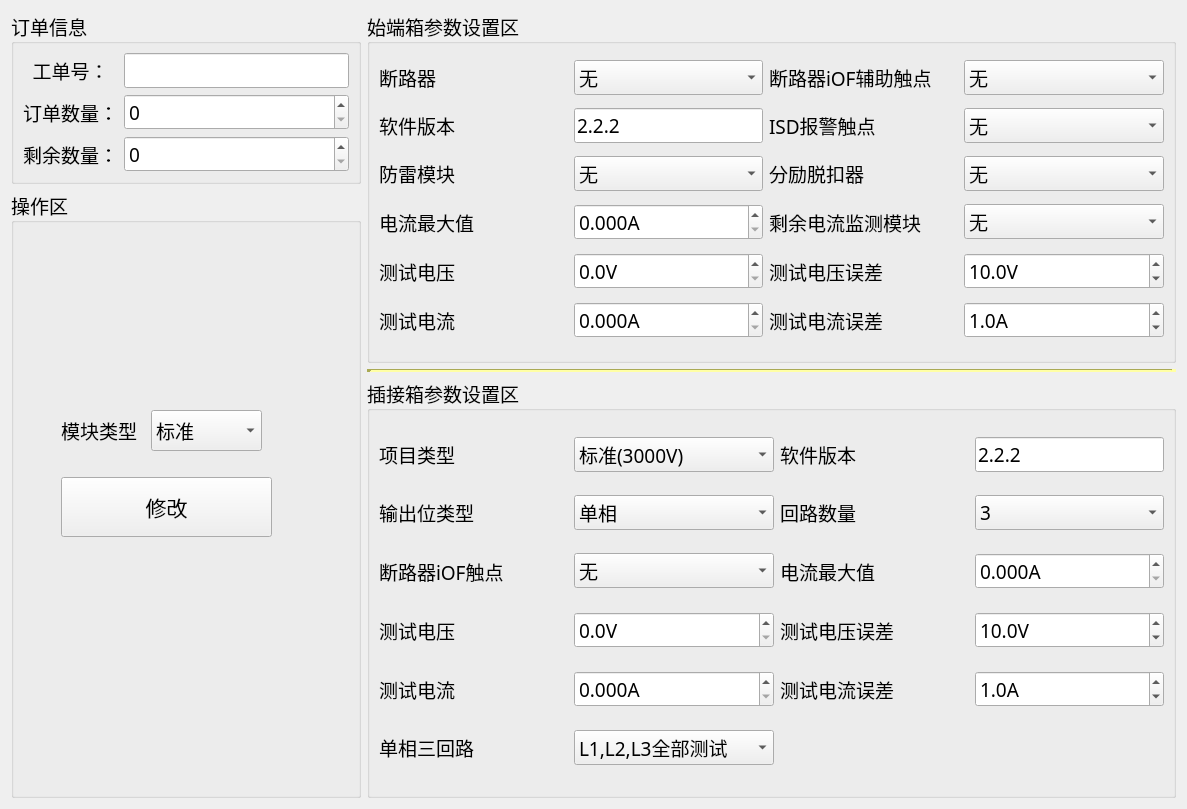
<?xml version="1.0" encoding="UTF-8"?>
<ui version="4.0">
 <class>Setting</class>
 <widget class="QWidget" name="Setting">
  <property name="geometry">
   <rect>
    <x>0</x>
    <y>0</y>
    <width>1187</width>
    <height>809</height>
   </rect>
  </property>
  <property name="windowTitle">
   <string>Form</string>
  </property>
  <layout class="QGridLayout" name="gridLayout_2">
   <item row="1" column="0" rowspan="3">
    <widget class="QGroupBox" name="groupBox">
     <property name="enabled">
      <bool>true</bool>
     </property>
     <property name="minimumSize">
      <size>
       <width>0</width>
       <height>0</height>
      </size>
     </property>
     <property name="maximumSize">
      <size>
       <width>350</width>
       <height>16777215</height>
      </size>
     </property>
     <property name="font">
      <font>
       <family>微软雅黑</family>
       <pointsize>14</pointsize>
      </font>
     </property>
     <property name="title">
      <string>操作区</string>
     </property>
     <widget class="QPushButton" name="setBtn">
      <property name="geometry">
       <rect>
        <x>50</x>
        <y>287</y>
        <width>211</width>
        <height>60</height>
       </rect>
      </property>
      <property name="minimumSize">
       <size>
        <width>0</width>
        <height>0</height>
       </size>
      </property>
      <property name="maximumSize">
       <size>
        <width>250</width>
        <height>60</height>
       </size>
      </property>
      <property name="font">
       <font>
        <family>微软雅黑</family>
        <pointsize>16</pointsize>
       </font>
      </property>
      <property name="text">
       <string>修改</string>
      </property>
     </widget>
     <widget class="QLabel" name="label_17">
      <property name="geometry">
       <rect>
        <x>50</x>
        <y>220</y>
        <width>91</width>
        <height>41</height>
       </rect>
      </property>
      <property name="text">
       <string>模块类型</string>
      </property>
     </widget>
     <widget class="QComboBox" name="moduleBox">
      <property name="geometry">
       <rect>
        <x>140</x>
        <y>220</y>
        <width>111</width>
        <height>41</height>
       </rect>
      </property>
      <item>
       <property name="text">
        <string>标准</string>
       </property>
      </item>
      <item>
       <property name="text">
        <string>定制</string>
       </property>
      </item>
     </widget>
    </widget>
   </item>
   <item row="0" column="0">
    <widget class="QGroupBox" name="groupBox4">
     <property name="maximumSize">
      <size>
       <width>350</width>
       <height>16777215</height>
      </size>
     </property>
     <property name="font">
      <font>
       <family>微软雅黑</family>
       <pointsize>14</pointsize>
      </font>
     </property>
     <property name="title">
      <string>订单信息</string>
     </property>
     <layout class="QGridLayout" name="gridLayout_4">
      <item row="1" column="1">
       <widget class="QSpinBox" name="orderBox">
        <property name="maximum">
         <number>10000</number>
        </property>
       </widget>
      </item>
      <item row="2" column="0">
       <widget class="QLabel" name="label_12">
        <property name="text">
         <string>剩余数量：</string>
        </property>
       </widget>
      </item>
      <item row="0" column="1">
       <widget class="QLineEdit" name="userEdit"/>
      </item>
      <item row="2" column="1">
       <widget class="QSpinBox" name="cntSpin">
        <property name="maximum">
         <number>99999</number>
        </property>
       </widget>
      </item>
      <item row="1" column="0">
       <widget class="QLabel" name="label_23">
        <property name="text">
         <string>订单数量：</string>
        </property>
       </widget>
      </item>
      <item row="0" column="0">
       <widget class="QLabel" name="label_7">
        <property name="text">
         <string>工单号：</string>
        </property>
        <property name="alignment">
         <set>Qt::AlignCenter</set>
        </property>
       </widget>
      </item>
     </layout>
    </widget>
   </item>
   <item row="0" column="1" rowspan="2">
    <widget class="QGroupBox" name="groupBox2">
     <property name="font">
      <font>
       <family>微软雅黑</family>
       <pointsize>14</pointsize>
      </font>
     </property>
     <property name="title">
      <string>始端箱参数设置区</string>
     </property>
     <layout class="QGridLayout" name="gridLayout">
      <item row="1" column="2">
       <widget class="QLabel" name="label_9">
        <property name="text">
         <string>ISD报警触点</string>
        </property>
        <property name="alignment">
         <set>Qt::AlignLeading|Qt::AlignLeft|Qt::AlignVCenter</set>
        </property>
       </widget>
      </item>
      <item row="8" column="3">
       <widget class="QDoubleSpinBox" name="ip_volErrSpin">
        <property name="suffix">
         <string>V</string>
        </property>
        <property name="decimals">
         <number>1</number>
        </property>
        <property name="maximum">
         <double>100.000000000000000</double>
        </property>
        <property name="singleStep">
         <double>0.500000000000000</double>
        </property>
        <property name="value">
         <double>10.000000000000000</double>
        </property>
       </widget>
      </item>
      <item row="1" column="0">
       <widget class="QLabel" name="label_28">
        <property name="text">
         <string>软件版本</string>
        </property>
        <property name="alignment">
         <set>Qt::AlignLeading|Qt::AlignLeft|Qt::AlignVCenter</set>
        </property>
       </widget>
      </item>
      <item row="11" column="3">
       <widget class="QDoubleSpinBox" name="ip_curErrSpin">
        <property name="suffix">
         <string>A</string>
        </property>
        <property name="decimals">
         <number>1</number>
        </property>
        <property name="maximum">
         <double>10.000000000000000</double>
        </property>
        <property name="singleStep">
         <double>0.100000000000000</double>
        </property>
        <property name="value">
         <double>1.000000000000000</double>
        </property>
       </widget>
      </item>
      <item row="3" column="2">
       <widget class="QLabel" name="label_13">
        <property name="sizePolicy">
         <sizepolicy hsizetype="Preferred" vsizetype="Preferred">
          <horstretch>0</horstretch>
          <verstretch>0</verstretch>
         </sizepolicy>
        </property>
        <property name="text">
         <string>分励脱扣器</string>
        </property>
        <property name="alignment">
         <set>Qt::AlignLeading|Qt::AlignLeft|Qt::AlignVCenter</set>
        </property>
       </widget>
      </item>
      <item row="11" column="1">
       <widget class="QDoubleSpinBox" name="ip_curSpin">
        <property name="suffix">
         <string>A</string>
        </property>
        <property name="decimals">
         <number>3</number>
        </property>
        <property name="maximum">
         <double>1000.000000000000000</double>
        </property>
        <property name="singleStep">
         <double>0.100000000000000</double>
        </property>
       </widget>
      </item>
      <item row="5" column="2">
       <widget class="QLabel" name="label_2">
        <property name="text">
         <string>剩余电流监测模块</string>
        </property>
        <property name="alignment">
         <set>Qt::AlignLeading|Qt::AlignLeft|Qt::AlignVCenter</set>
        </property>
       </widget>
      </item>
      <item row="11" column="0">
       <widget class="QLabel" name="label_18">
        <property name="text">
         <string>测试电流</string>
        </property>
        <property name="alignment">
         <set>Qt::AlignLeading|Qt::AlignLeft|Qt::AlignVCenter</set>
        </property>
       </widget>
      </item>
      <item row="3" column="1">
       <widget class="QComboBox" name="lightningBox">
        <property name="minimumSize">
         <size>
          <width>120</width>
          <height>30</height>
         </size>
        </property>
        <item>
         <property name="text">
          <string>无</string>
         </property>
        </item>
        <item>
         <property name="text">
          <string>配有</string>
         </property>
        </item>
       </widget>
      </item>
      <item row="5" column="3">
       <widget class="QComboBox" name="residualBox">
        <item>
         <property name="text">
          <string>无</string>
         </property>
        </item>
        <item>
         <property name="text">
          <string>有</string>
         </property>
        </item>
       </widget>
      </item>
      <item row="3" column="3">
       <widget class="QComboBox" name="shuntBox">
        <property name="minimumSize">
         <size>
          <width>200</width>
          <height>30</height>
         </size>
        </property>
        <item>
         <property name="text">
          <string>无</string>
         </property>
        </item>
        <item>
         <property name="text">
          <string>配有</string>
         </property>
        </item>
       </widget>
      </item>
      <item row="8" column="1">
       <widget class="QDoubleSpinBox" name="ip_volSpin">
        <property name="suffix">
         <string>V</string>
        </property>
        <property name="decimals">
         <number>1</number>
        </property>
        <property name="maximum">
         <double>500.000000000000000</double>
        </property>
        <property name="singleStep">
         <double>0.100000000000000</double>
        </property>
       </widget>
      </item>
      <item row="8" column="2">
       <widget class="QLabel" name="label_15">
        <property name="text">
         <string>测试电压误差</string>
        </property>
        <property name="alignment">
         <set>Qt::AlignLeading|Qt::AlignLeft|Qt::AlignVCenter</set>
        </property>
       </widget>
      </item>
      <item row="5" column="0">
       <widget class="QLabel" name="label_25">
        <property name="text">
         <string>电流最大值</string>
        </property>
        <property name="alignment">
         <set>Qt::AlignLeading|Qt::AlignLeft|Qt::AlignVCenter</set>
        </property>
       </widget>
      </item>
      <item row="5" column="1">
       <widget class="QDoubleSpinBox" name="ip_curMaxSpin">
        <property name="suffix">
         <string>A</string>
        </property>
        <property name="decimals">
         <number>3</number>
        </property>
        <property name="maximum">
         <double>1000.000000000000000</double>
        </property>
        <property name="singleStep">
         <double>0.010000000000000</double>
        </property>
       </widget>
      </item>
      <item row="8" column="0">
       <widget class="QLabel" name="label_19">
        <property name="text">
         <string>测试电压</string>
        </property>
        <property name="alignment">
         <set>Qt::AlignLeading|Qt::AlignLeft|Qt::AlignVCenter</set>
        </property>
       </widget>
      </item>
      <item row="1" column="3">
       <widget class="QComboBox" name="ISDBox">
        <property name="minimumSize">
         <size>
          <width>120</width>
          <height>30</height>
         </size>
        </property>
        <item>
         <property name="text">
          <string>无</string>
         </property>
        </item>
        <item>
         <property name="text">
          <string>配有</string>
         </property>
        </item>
       </widget>
      </item>
      <item row="1" column="1">
       <widget class="QLineEdit" name="ip_versionEdit">
        <property name="sizePolicy">
         <sizepolicy hsizetype="Preferred" vsizetype="Fixed">
          <horstretch>0</horstretch>
          <verstretch>0</verstretch>
         </sizepolicy>
        </property>
        <property name="text">
         <string>2.2.2</string>
        </property>
       </widget>
      </item>
      <item row="11" column="2">
       <widget class="QLabel" name="label_16">
        <property name="text">
         <string>测试电流误差</string>
        </property>
        <property name="alignment">
         <set>Qt::AlignLeading|Qt::AlignLeft|Qt::AlignVCenter</set>
        </property>
       </widget>
      </item>
      <item row="3" column="0">
       <widget class="QLabel" name="label_3">
        <property name="text">
         <string>防雷模块</string>
        </property>
        <property name="alignment">
         <set>Qt::AlignLeading|Qt::AlignLeft|Qt::AlignVCenter</set>
        </property>
       </widget>
      </item>
      <item row="0" column="3">
       <widget class="QComboBox" name="iOFBox">
        <property name="minimumSize">
         <size>
          <width>200</width>
          <height>30</height>
         </size>
        </property>
        <item>
         <property name="text">
          <string>无</string>
         </property>
        </item>
        <item>
         <property name="text">
          <string>配有</string>
         </property>
        </item>
       </widget>
      </item>
      <item row="0" column="2">
       <widget class="QLabel" name="label_11">
        <property name="text">
         <string>断路器iOF辅助触点</string>
        </property>
        <property name="alignment">
         <set>Qt::AlignLeading|Qt::AlignLeft|Qt::AlignVCenter</set>
        </property>
       </widget>
      </item>
      <item row="0" column="0">
       <widget class="QLabel" name="label_8">
        <property name="text">
         <string>断路器</string>
        </property>
       </widget>
      </item>
      <item row="0" column="1">
       <widget class="QComboBox" name="breakBox">
        <item>
         <property name="text">
          <string>无</string>
         </property>
        </item>
        <item>
         <property name="text">
          <string>配有</string>
         </property>
        </item>
       </widget>
      </item>
     </layout>
    </widget>
   </item>
   <item row="3" column="1">
    <widget class="QGroupBox" name="groupBox3">
     <property name="minimumSize">
      <size>
       <width>0</width>
       <height>420</height>
      </size>
     </property>
     <property name="font">
      <font>
       <family>微软雅黑</family>
       <pointsize>14</pointsize>
      </font>
     </property>
     <property name="title">
      <string>插接箱参数设置区</string>
     </property>
     <layout class="QGridLayout" name="gridLayout_3">
      <item row="6" column="3">
       <widget class="QDoubleSpinBox" name="si_curErrSpin">
        <property name="suffix">
         <string>A</string>
        </property>
        <property name="decimals">
         <number>1</number>
        </property>
        <property name="maximum">
         <double>10.000000000000000</double>
        </property>
        <property name="singleStep">
         <double>0.010000000000000</double>
        </property>
        <property name="value">
         <double>1.000000000000000</double>
        </property>
       </widget>
      </item>
      <item row="2" column="2">
       <widget class="QLabel" name="label_5">
        <property name="text">
         <string>回路数量</string>
        </property>
        <property name="alignment">
         <set>Qt::AlignLeading|Qt::AlignLeft|Qt::AlignVCenter</set>
        </property>
       </widget>
      </item>
      <item row="5" column="3">
       <widget class="QDoubleSpinBox" name="si_volErrSpin">
        <property name="suffix">
         <string>V</string>
        </property>
        <property name="decimals">
         <number>1</number>
        </property>
        <property name="maximum">
         <double>100.000000000000000</double>
        </property>
        <property name="singleStep">
         <double>0.500000000000000</double>
        </property>
        <property name="value">
         <double>10.000000000000000</double>
        </property>
       </widget>
      </item>
      <item row="6" column="0">
       <widget class="QLabel" name="label_22">
        <property name="text">
         <string>测试电流</string>
        </property>
        <property name="alignment">
         <set>Qt::AlignLeading|Qt::AlignLeft|Qt::AlignVCenter</set>
        </property>
       </widget>
      </item>
      <item row="2" column="3">
       <widget class="QComboBox" name="loopNumBox">
        <item>
         <property name="text">
          <string>3</string>
         </property>
        </item>
        <item>
         <property name="text">
          <string>6</string>
         </property>
        </item>
        <item>
         <property name="text">
          <string>9</string>
         </property>
        </item>
       </widget>
      </item>
      <item row="5" column="1">
       <widget class="QDoubleSpinBox" name="si_volSpin">
        <property name="suffix">
         <string>V</string>
        </property>
        <property name="decimals">
         <number>1</number>
        </property>
        <property name="maximum">
         <double>500.000000000000000</double>
        </property>
        <property name="singleStep">
         <double>0.100000000000000</double>
        </property>
       </widget>
      </item>
      <item row="4" column="0">
       <widget class="QLabel" name="label_10">
        <property name="maximumSize">
         <size>
          <width>16777215</width>
          <height>16777215</height>
         </size>
        </property>
        <property name="text">
         <string>断路器iOF触点</string>
        </property>
        <property name="alignment">
         <set>Qt::AlignLeading|Qt::AlignLeft|Qt::AlignVCenter</set>
        </property>
       </widget>
      </item>
      <item row="4" column="3">
       <widget class="QDoubleSpinBox" name="si_curMaxSpin">
        <property name="suffix">
         <string>A</string>
        </property>
        <property name="decimals">
         <number>3</number>
        </property>
        <property name="maximum">
         <double>1000.000000000000000</double>
        </property>
        <property name="singleStep">
         <double>0.010000000000000</double>
        </property>
       </widget>
      </item>
      <item row="2" column="1">
       <widget class="QComboBox" name="outputBox">
        <item>
         <property name="text">
          <string>单相</string>
         </property>
        </item>
        <item>
         <property name="text">
          <string>三相</string>
         </property>
        </item>
       </widget>
      </item>
      <item row="5" column="2">
       <widget class="QLabel" name="label_4">
        <property name="text">
         <string>测试电压误差</string>
        </property>
        <property name="alignment">
         <set>Qt::AlignLeading|Qt::AlignLeft|Qt::AlignVCenter</set>
        </property>
       </widget>
      </item>
      <item row="0" column="0">
       <widget class="QLabel" name="label_14">
        <property name="text">
         <string>项目类型</string>
        </property>
       </widget>
      </item>
      <item row="0" column="1">
       <widget class="QComboBox" name="itemBox">
        <item>
         <property name="text">
          <string>标准(3000V)</string>
         </property>
        </item>
        <item>
         <property name="text">
          <string>马来西亚(2500V)</string>
         </property>
        </item>
       </widget>
      </item>
      <item row="4" column="2">
       <widget class="QLabel" name="label_27">
        <property name="text">
         <string>电流最大值</string>
        </property>
        <property name="alignment">
         <set>Qt::AlignLeading|Qt::AlignLeft|Qt::AlignVCenter</set>
        </property>
       </widget>
      </item>
      <item row="6" column="1">
       <widget class="QDoubleSpinBox" name="si_curSpin">
        <property name="suffix">
         <string>A</string>
        </property>
        <property name="decimals">
         <number>3</number>
        </property>
        <property name="maximum">
         <double>100.000000000000000</double>
        </property>
        <property name="singleStep">
         <double>0.010000000000000</double>
        </property>
       </widget>
      </item>
      <item row="0" column="2">
       <widget class="QLabel" name="label_29">
        <property name="text">
         <string>软件版本</string>
        </property>
        <property name="alignment">
         <set>Qt::AlignLeading|Qt::AlignLeft|Qt::AlignVCenter</set>
        </property>
       </widget>
      </item>
      <item row="2" column="0">
       <widget class="QLabel" name="label">
        <property name="text">
         <string>输出位类型</string>
        </property>
        <property name="alignment">
         <set>Qt::AlignLeading|Qt::AlignLeft|Qt::AlignVCenter</set>
        </property>
       </widget>
      </item>
      <item row="5" column="0">
       <widget class="QLabel" name="label_21">
        <property name="text">
         <string>测试电压</string>
        </property>
        <property name="alignment">
         <set>Qt::AlignLeading|Qt::AlignLeft|Qt::AlignVCenter</set>
        </property>
       </widget>
      </item>
      <item row="4" column="1">
       <widget class="QComboBox" name="iOFBox_2">
        <property name="minimumSize">
         <size>
          <width>200</width>
          <height>30</height>
         </size>
        </property>
        <property name="maximumSize">
         <size>
          <width>16777215</width>
          <height>16777215</height>
         </size>
        </property>
        <item>
         <property name="text">
          <string>无</string>
         </property>
        </item>
        <item>
         <property name="text">
          <string>有</string>
         </property>
        </item>
       </widget>
      </item>
      <item row="0" column="3">
       <widget class="QLineEdit" name="si_versionEdit">
        <property name="sizePolicy">
         <sizepolicy hsizetype="Preferred" vsizetype="Fixed">
          <horstretch>0</horstretch>
          <verstretch>0</verstretch>
         </sizepolicy>
        </property>
        <property name="text">
         <string>2.2.2</string>
        </property>
       </widget>
      </item>
      <item row="6" column="2">
       <widget class="QLabel" name="label_6">
        <property name="text">
         <string>测试电流误差</string>
        </property>
        <property name="alignment">
         <set>Qt::AlignLeading|Qt::AlignLeft|Qt::AlignVCenter</set>
        </property>
       </widget>
      </item>
      <item row="7" column="0">
       <widget class="QLabel" name="label_20">
        <property name="text">
         <string>单相三回路</string>
        </property>
       </widget>
      </item>
      <item row="7" column="1">
       <widget class="QComboBox" name="testItemBox">
        <item>
         <property name="text">
          <string>L1,L2,L3全部测试</string>
         </property>
        </item>
        <item>
         <property name="text">
          <string>只测试L1</string>
         </property>
        </item>
        <item>
         <property name="text">
          <string>只测试L2</string>
         </property>
        </item>
        <item>
         <property name="text">
          <string>只测试L3</string>
         </property>
        </item>
       </widget>
      </item>
     </layout>
    </widget>
   </item>
   <item row="2" column="1">
    <widget class="Line" name="line">
     <property name="styleSheet">
      <string notr="true">background-color: rgb(255, 255, 127);</string>
     </property>
     <property name="lineWidth">
      <number>5</number>
     </property>
     <property name="orientation">
      <enum>Qt::Horizontal</enum>
     </property>
    </widget>
   </item>
  </layout>
 </widget>
 <resources/>
 <connections/>
</ui>
